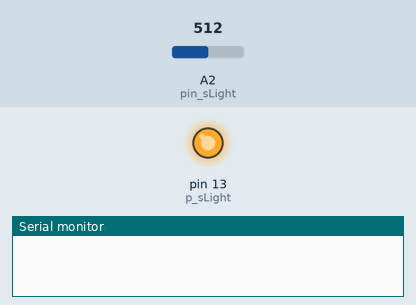
The sketch below on a simulated Arduino Uno, built with avr-gcc and run on an emulated ATmega328P. On the bench: output pins drawn as LEDs (lit = HIGH), the last lines printed to the serial monitor. The test bench sets the inputs (shaded band); at power-on: A2 (pin_sLight) = 512. At 12.0 s the program stops and its outputs stay as they are.

Above: at 0.1 s.
At 11.1 s:
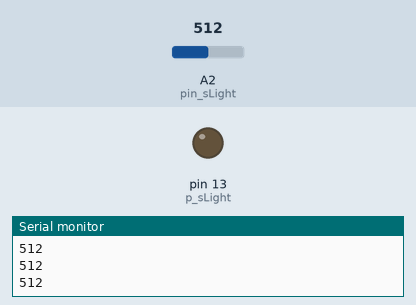
Timing chart, 0 to 12.6 s (numbered marks = the images above):
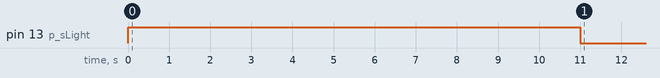

The sketch:

ambient-light-sensor-test.ino
```cpp
const int p_sLight = 13;
const int pin_sLight = A2;
int x = 0;

void setup() {
  // put your setup code here, to run once:
  Serial.begin(115200);

  pinMode(p_sLight, OUTPUT);
}

void loop() {
  // put your main code here, to run repeatedly:
  digitalWrite(p_sLight, HIGH);
  delay(1000);

  while(x<10) {
    Serial.println(analogRead(pin_sLight));
    x = x + 1;
    delay(1000);
  }

  digitalWrite(p_sLight, LOW);
  delay(1000);

  exit(0);
}
```

Measured:
- by itself, pin 13 (p_sLight): LOW → HIGH at 0.00 s, → LOW 11.0 s later
